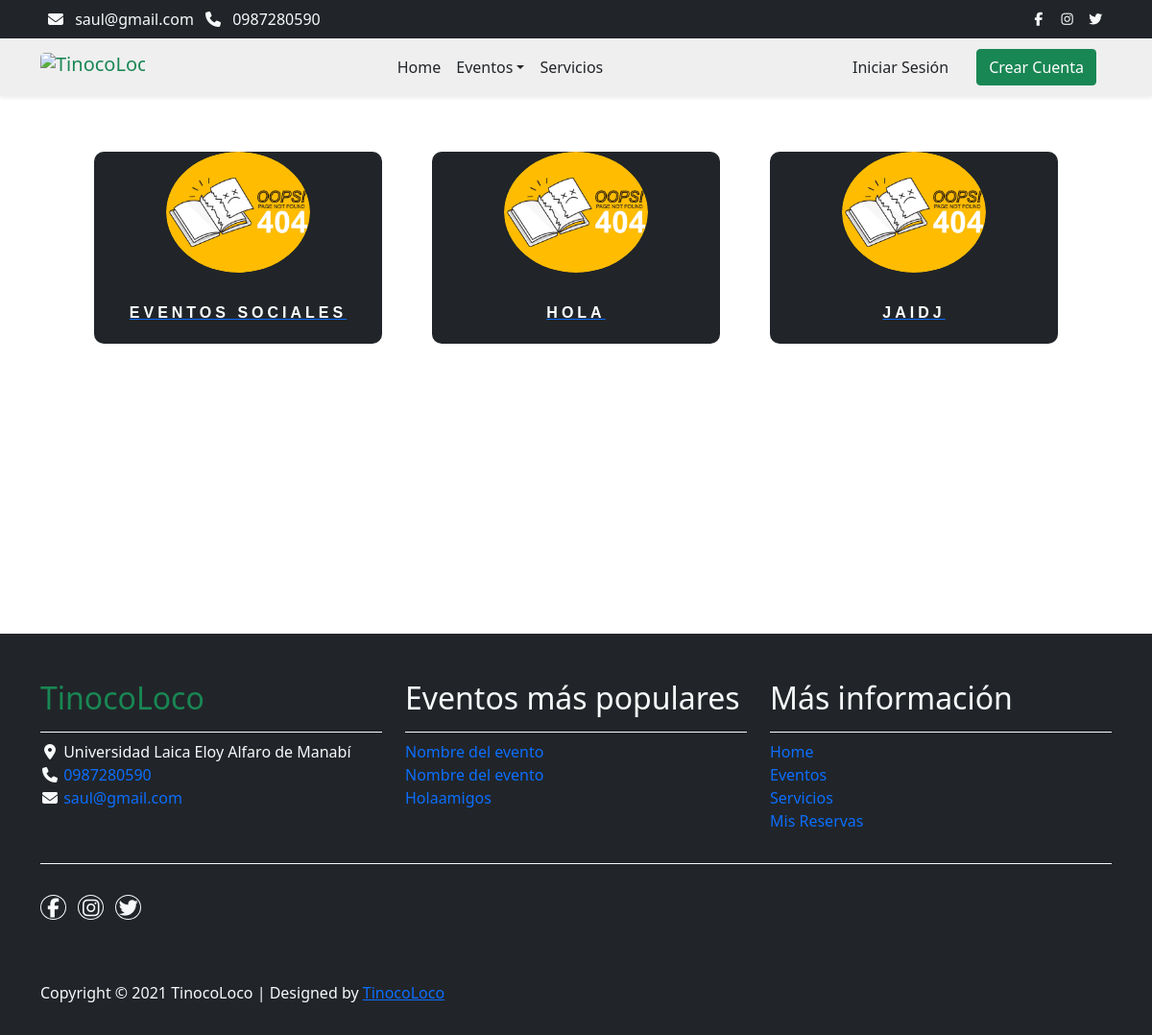
/eventos/categorias, run on an earlier commit of the app's database.
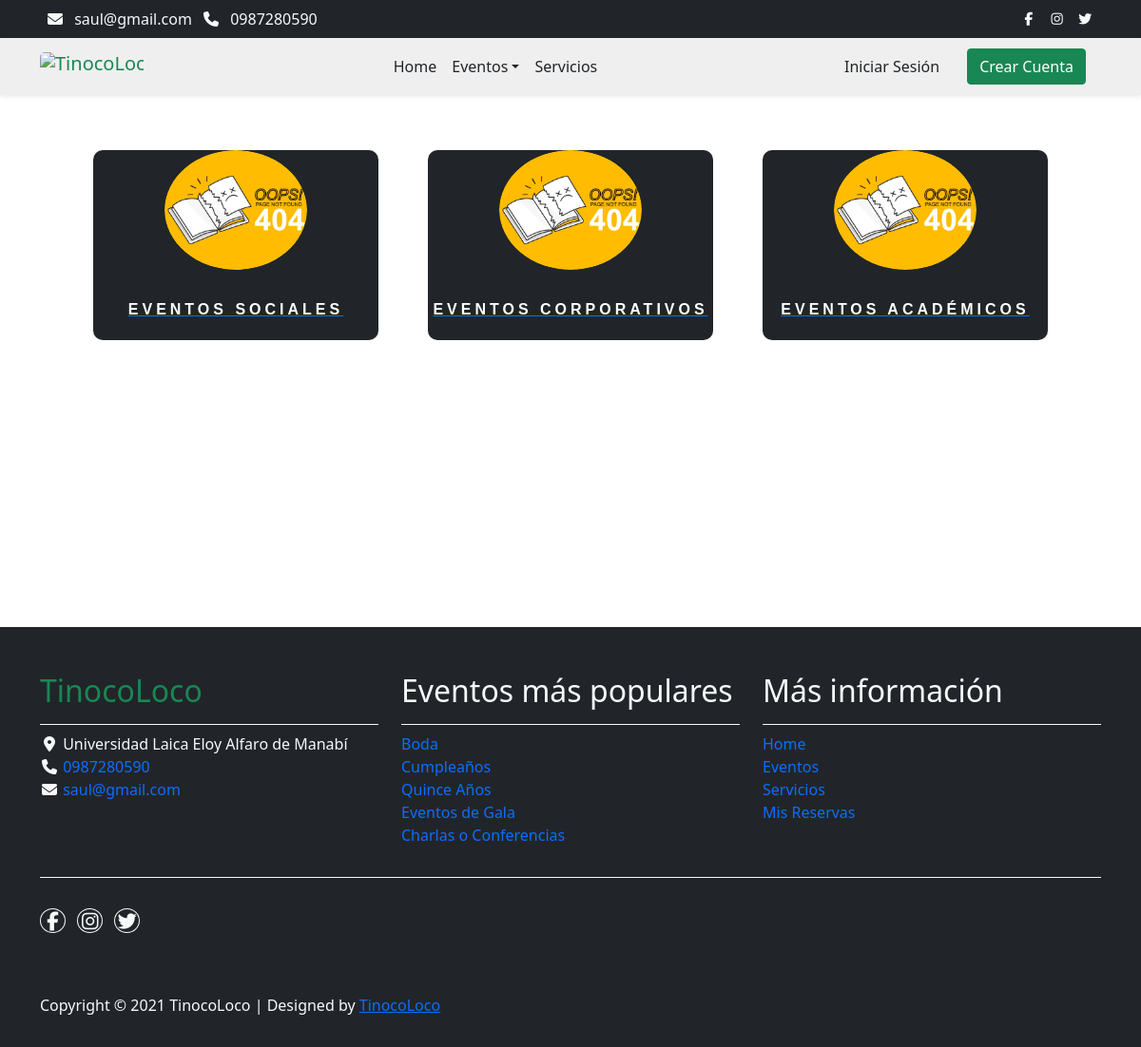
And on a later commit of the database.
### eventos/models/tipo_evento.py (models this page shows, shortened)
class TipoEvento(models.Model):
    class Meta:
        verbose_name = "Tipo de Evento"
        verbose_name_plural = "Tipos de Eventos"
    nombre_evento = models.CharField(max_length=100, verbose_name="Nombre del Evento")
    descripcion = models.TextField(verbose_name="Descripción")
    fecha_creacion = models.DateField(auto_now_add=True, verbose_name="Fecha de Creación")
    imagen = CloudinaryField('Foto', blank=True, null=True)

### eventos/models/evento.py (models this page shows, shortened)
class Evento(models.Model):
    class Meta:
        verbose_name = 'Evento'
        verbose_name_plural = 'Eventos'
    nombre = models.CharField(max_length=100, default='Nombre del evento', verbose_name='Nombre')
    descripcion = models.CharField(max_length=500, default='Descripción del evento', verbose_name='Descripción')
    valor_referencial = models.FloatField(default=0.0, verbose_name='Valor Referencial')
    numero_horas_permitidas = models.IntegerField(default=0, verbose_name='Número de Horas Permitidas')
    valor_extra_hora = models.FloatField(default=0.0, verbose_name='Valor Extra por Hora')
    tipo_evento = models.ForeignKey(TipoEvento, on_delete=models.CASCADE, verbose_name='Tipo de Evento')

### eventos/views.py (the view)
# urls.py: path("categorias", views.tipos_eventos, name="categorias"),
def tipos_eventos(request):
    tipos_eventos = TipoEvento.objects.all()
    return render(
        request, "eventos/tipos_eventos.html", {"tipos_eventos": tipos_eventos}
    )

### core/contex_processors.py (called while the page is built)
def configuracion_negocio_context(request):
    return {"configuracion_negocio": ConfiguracionNegocio.objects.first()}

def eventos_mas_gustados_context(request):
    eventos_mas_gustados = Evento.objects.annotate(
        promedio_calificacion=Avg("calificacion_evento__calificacion")
    ).order_by("-promedio_calificacion")[:5]
    return {"eventos_mas_gustados": eventos_mas_gustados}

### eventos/templates/eventos/tipos_eventos.html
{% extends 'eventos/layout/base.html' %}
{% load static %}
{% block content %}
    <section class=" py-5">
        <div class="container " style="width: 100%;">
            <div class=""
                 style="display: flex;
                        flex-wrap: wrap;
                        gap: 2em;
                        justify-content: center;
                        align-items: center">
                {% for tipo_evento_item in tipos_eventos %}
                    {% include 'core/components/utils/cardCategory.html' with nombre=tipo_evento_item.nombre_evento descripcion=tipo_evento_item.descripcion  imagen_url=tipo_evento_item.imagen.url id_item=tipo_evento_item.id link_url='eventos:categoria-evento' %}
                {% endfor %}
            </div>
        </div>
    </section>
{% endblock %}

### core/templates/core/components/utils/cardCategory.html (shortened to what this page needs)
{% load static %}
<a class="card bg-dark"
   href="{% if link_url %}{% url link_url id_item %}{% else %}#{% endif %}">
    <div class="icon">
        <img width="50"
             height="50"
             src="{% if imagen_url %} {{ imagen_url }} {% else %} {% static 'img/404.jpg' %} {% endif %}"
             alt="Card image cap">
    </div>
    <p class="title">{{ nombre }}</p>
</a>

### core/templates/core/components/layout/footer.html (shortened to what the changed rows need)
{% load static %}
<footer class="bg-dark" id="tempaltemo_footer">
    <div class="container">
        <div class="row">
            <div class="col-md-4 pt-5">
                <h2 class="h2 text-success border-bottom pb-3 border-light logo">{{ configuracion_negocio.nombre }}</h2>
            </div>
            <div class="col-md-4 pt-5">
                <h2 class="h2 text-light border-bottom pb-3 border-light">Eventos más populares</h2>
                <ul class="list-unstyled text-light footer-link-list">
                    {% for evento in eventos_mas_gustados %}
                        <li>
                            <a class="text-decoration-none" href="{% url 'eventos:evento_detalle' evento.id %}">{{ evento.nombre }}</a>
                        </li>
                    {% endfor %}
                </ul>
            </div>
            <div class="col-md-4 pt-5">
                <h2 class="h2 text-light border-bottom pb-3 border-light">Más información</h2>
            </div>
        </div>
    </div>
</footer>

What changed in the data, as far as the page shows it:
removed Evento: nombre "Nombre del evento"
removed Evento: nombre "Nombre del evento"
removed Evento: nombre "Holaamigos"
changed TipoEvento: nombre_evento "HOLA" → "EVENTOS CORPORATIVOS"
changed TipoEvento: nombre_evento "JAIDJ" → "EVENTOS ACADÉMICOS"
added Evento: nombre "Boda"
added Evento: nombre "Cumpleaños"
added Evento: nombre "Quince Años"
added Evento: nombre "Eventos de Gala"
added Evento: nombre "Charlas o Conferencias"
